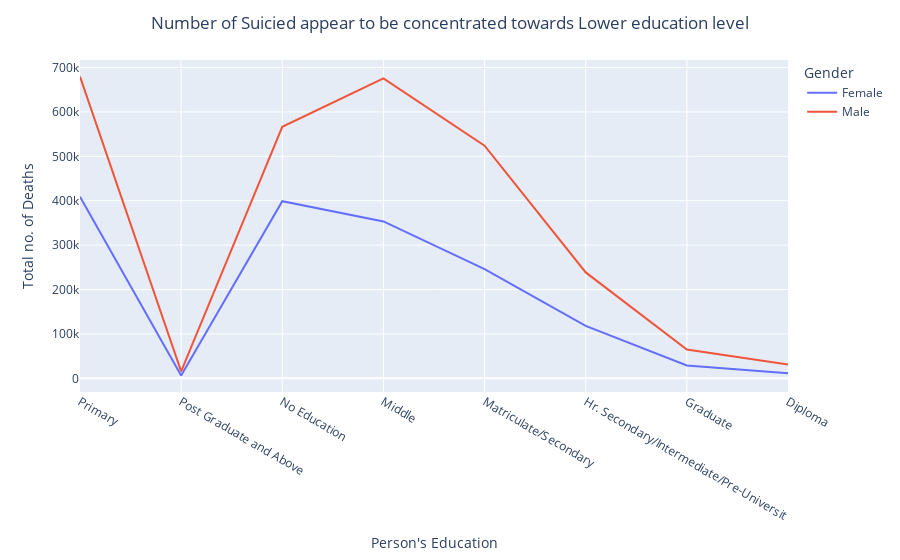

Here is the notebook cell this chart was saved with:
### Code cell
fig = px.line(edu_data_gb, x='Details of Person',y='Total no. of Deaths', color='Gender',height=650)
fig.update_layout(
    title={
        'text':'Number of Suicied appear to be concentrated towards Lower education level',
        'y':0.97,
        'x':0.5,
        'xanchor': 'center',
        'yanchor': 'top'
          },
    xaxis_title = "Person's Education",
    yaxis_title = "Total no. of Deaths",)
fig.show()

### Figure 1 — Plotly figure (JSON) as saved in the notebook; plotly's stock layout.template omitted (floating-point values rounded to 4 significant figures)
{"data": [{"hovertemplate": "Gender=Female<br>Details of Person=%{x}<br>Total no. of Deaths=%{y}<extra></extra>", "legendgroup": "Female", "line": {"color": "#636efa", "dash": "solid"}, "marker": {"symbol": "circle"}, "mode": "lines", "name": "Female", "orientation": "v", "showlegend": true, "type": "scatter", "x": ["Primary", "Post Graduate and Above", "No Education", "Middle", "Matriculate/Secondary", "Hr. Secondary/Intermediate/Pre-Universit", "Graduate", "Diploma"], "xaxis": "x", "y": [409020, 6612, 398826, 353289, 245820, 118218, 29052, 11202], "yaxis": "y"}, {"hovertemplate": "Gender=Male<br>Details of Person=%{x}<br>Total no. of Deaths=%{y}<extra></extra>", "legendgroup": "Male", "line": {"color": "#EF553B", "dash": "solid"}, "marker": {"symbol": "circle"}, "mode": "lines", "name": "Male", "orientation": "v", "showlegend": true, "type": "scatter", "x": ["Primary", "Post Graduate and Above", "No Education", "Middle", "Matriculate/Secondary", "Hr. Secondary/Intermediate/Pre-Universit", "Graduate", "Diploma"], "xaxis": "x", "y": [679461, 15813, 566445, 675624, 523878, 238506, 64770, 31257], "yaxis": "y"}], "layout": {"autosize": true, "legend": {"title": {"text": "Gender"}, "tracegroupgap": 0}, "margin": {"t": 60}, "title": {"text": "Number of Suicied appear to be concentrated towards Lower education level", "x": 0.5, "xanchor": "center", "y": 0.97, "yanchor": "top"}, "xaxis": {"anchor": "y", "autorange": true, "domain": [0, 1], "range": [0, 7], "title": {"text": "Person's Education"}, "type": "category"}, "yaxis": {"anchor": "x", "autorange": true, "domain": [0, 1], "range": [-30770.0, 716800.0], "title": {"text": "Total no. of Deaths"}, "type": "linear"}}}
